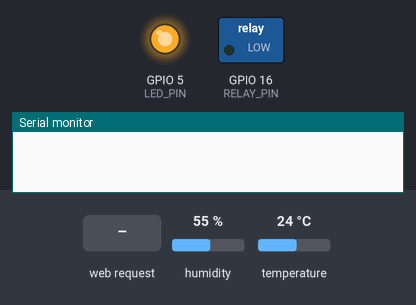
A sketch run on a simulated ESP8266 (NodeMCU). Shown: switched loads named in the sketch (green lamp = pin HIGH), output pins drawn as LEDs (lit = HIGH), the last lines printed to the serial monitor. The inputs (shaded band) are chosen by the test bench; at power-on: temperature 24 °C, humidity 55 %. WiFi joins after 1.5 s; servers stay silent unless stated.

Above: at 0.1 s.
At 3.7 s:
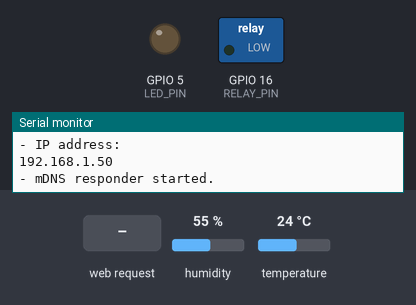
3.8 s: HTTP request GET /status received
5.3 s: HTTP request GET /on received
6.8 s: temperature set to 22.9 °C
11.2 s: temperature set to 21.6 °C
At 15.8 s:
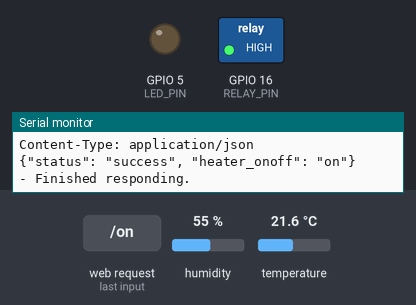
16.5 s: HTTP request GET /off received
Timing chart, 0 to 19.0 s (numbered marks = the images above; inputs shaded):
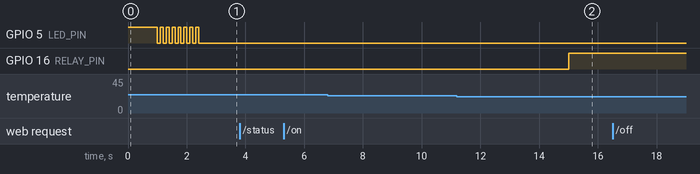

Measured:
- the behaviour switches between 22.3 and 22.2 °C on temperature (found by bisection; images 1 and 2)
- after the input at 6.8 s, every drawn part: stays the same
- after the input at 11.2 s, GPIO 16 (RELAY_PIN): LOW → HIGH after 3.8 s

The sketch:

wifi-arudino-thermostat.ino
```cpp
#include <ESP8266WiFi.h>
#include <ESP8266mDNS.h>
#include "DHT.h"

/*
WiFi-connected Heater Thermostat, by Thomas Smith (@itsmetomsmith), 12/2015

Please read README.md for more information at https://github.com/thomasesmith/wifi-arduino-thermostat

Requires the Adafruit DHT Sensor Library be installed in to your Arduino libraries: https://github.com/adafruit/DHT-sensor-library.

This code will connect your Thing to your WiFi AP and then respond with JSON to the following http requests:

http://heater.local/status   Returns status information
http://heater.local/on       Turns heater system on, responds with confirmation
http://heater.local/off      Turns heater system off, responds with confirmation
http://heater.local/up       Adjusts threshold temperature up, responds with changed threshold value
http://heater.local/down     Adjusts threshold temperature down, responds with changed threshold value
*/

#define DHT_PIN 12      // Set the pin number to use to read your DHT sensor
#define DHTTYPE DHT22   // Set to 'DHT22' or 'DHT11', depending on which sensor you're using
#define LED_PIN 5       // Set the pin number of your status LED (5 is the Thing's on-board LED)
#define RELAY_PIN 16    // Set the pin number of your your relay

// Set your AP's WiFi connection parameters
const char WiFiSSID[] = ""; // Your APs SSID name
const char WiFiPSK[] =  ""; // Your APs WiFi Key


////////////////////////////////////////////

float TEMP_THRESHOLD = 72.0;    // Sets a power-up default of threshold temp.
float CURRENT_TEMP = 0;         // This will get set on power-up, and then continually
float CURRENT_RH = 0;           // This will get set on power-up, and then continually

unsigned long MILLIS_OF_LAST_POLL = 0;
unsigned long MILLIS_OF_LAST_HEATER_TURN_ON = 0;

int HEATER_POWER = 0; // Stores power on/off

WiFiServer server(80);
DHT dht(DHT_PIN, DHTTYPE);

void setup()
{
    initHardware();
    connectWiFi();
    server.begin();
    setupMDNS();
    dht.begin();

    getTemp(); // To set the CURRENT_TEMP var on boot
    getRH(); // To set the CURRENT_RH var on boot
}

void loop()
{
    unsigned long currentMillis = millis();

    // Poll the temperature from the DHT about every 5 seconds
    if ((currentMillis - MILLIS_OF_LAST_POLL) > 5000) {
        getTemp(); // Sets the CURRENT_TEMP var
        getRH(); // Sets the CURRENT_RH var
        MILLIS_OF_LAST_POLL = currentMillis;
    }

    // Check if a client has connected
    WiFiClient client = server.available();

    if (!client) {

        if (CURRENT_TEMP < (TEMP_THRESHOLD) && HEATER_POWER == 1) {
            digitalWrite(RELAY_PIN, HIGH); // Close the thermostat circuits ( heater on)
            MILLIS_OF_LAST_HEATER_TURN_ON = currentMillis; // Log millis of last power-on
        } else {
            if ((currentMillis - MILLIS_OF_LAST_HEATER_TURN_ON) > 90000) {
                // If the heater was turned on, we should let it run for at least 90 seconds
                // before letting the code turn it off, regardless of whether or not the
                // threshold temperature has been reached or exceeded.
                // Without this delay, the relay (and heater) will tick on and off frantically
                // when the room nears the threshold temperature.

                digitalWrite(RELAY_PIN, LOW); // Open the thermostat circuit (heater off)
            }
        }

        return; // This iteration of the main loop will end here...
    }

    // but if there was an http request...

    // Get the first line of the request
    String req = client.readStringUntil('\r');
    Serial.println(req);
    client.flush();

    String httpResponseCode = "200 OK"; // Set this to 200 by default. Overwrite if necessary
    String jsonResponse = ""; // Here's where we'll put our JSON output

    int heaterOnOff = digitalRead(RELAY_PIN); // Gets the current status of the relay

    if (req.indexOf("/status") != -1) {
        jsonResponse =  "{\"status\": \"success\", ";
        jsonResponse += "\"temperature_fahrenheit\": " + String(CURRENT_TEMP) + ", \"relative_humidity_percentage\": " + String(CURRENT_RH) + ",";
        jsonResponse += "\"heater_onoff\": \"";

        if (HEATER_POWER == 1) {
            jsonResponse +=  "on";
        } else {
            jsonResponse +=  "off";
        }

        jsonResponse += "\", ";
        jsonResponse += "\"heater_currently_running\": \"";

        if (heaterOnOff == 1) {
            jsonResponse +=  "yes";
        } else {
            jsonResponse +=  "no";
        }

        jsonResponse += "\", ";
        jsonResponse += "\"threshold_temp\": " + String(TEMP_THRESHOLD) + " ";
        jsonResponse += "}";
    } else if (req.indexOf("/on") != -1) {
        HEATER_POWER = 1;
        jsonResponse = "{\"status\": \"success\", ";
        jsonResponse += "\"heater_onoff\": \"on\"}";
    } else if (req.indexOf("/off") != -1) {
        HEATER_POWER = 0;
        jsonResponse = "{\"status\": \"success\", ";
        jsonResponse += "\"heater_onoff\": \"off\"}";
    } else if (req.indexOf("/down") != -1) {
        TEMP_THRESHOLD--;
        jsonResponse = "{\"status\": \"success\", \"threshold_temp\": " + String(TEMP_THRESHOLD) + "}";
    } else if (req.indexOf("/up") != -1) {
        TEMP_THRESHOLD++;
        jsonResponse = "{\"status\": \"success\", \"threshold_temp\": " + String(TEMP_THRESHOLD) + "}";
    } else {
        // Any other requests we'll get back a 501
        httpResponseCode = "501 Not Implemented";
        jsonResponse = "{\"status\": \"error\"}";
    }

    client.flush();

    // Prepare the HTTP response
    String s = "HTTP/1.1 ";
    s += httpResponseCode;
    s += "\r\n";
    s += "Content-Type: application/json\r\n\r\n";
    s += jsonResponse;

    // Send the response to the client and the console
    Serial.println("- Responding...");
    Serial.println(s);
    client.print(s);
    delay(1);

    Serial.println("- Finished responding.");
}

void connectWiFi()
{
    byte ledStatus = LOW;
    delay(1000); // Wait 1 second after power-up to begin trying to connect to WiFi

    Serial.println();
    Serial.println("- Connecting to: " + String(WiFiSSID));

    // Set WiFi mode to station (as opposed to AP or AP_STA)
    WiFi.mode(WIFI_STA);

    // WiFI.begin([ssid], [passkey]) initiates a WiFI connection
    // to the stated [ssid], using the [passkey] as a WPA, WPA2,
    // or WEP passphrase.
    WiFi.begin(WiFiSSID, WiFiPSK);

    // Use the WiFi.status() function to check if the ESP8266
    // is connected to a WiFi network.
    while (WiFi.status() != WL_CONNECTED) {
        digitalWrite(LED_PIN, ledStatus);
        ledStatus = (ledStatus == HIGH) ? LOW : HIGH;

        delay(100); // Necessary delay to let the ESP8266 do some stuff
    }

    Serial.println("- WiFi connected!");
    Serial.println("- IP address: ");
    Serial.println(WiFi.localIP());
}

void setupMDNS()
{
    // MDNS.begin(<domain>) will set up an mDNS that you can point to
    // "<domain>.local". I have set it here as "heater"

    if (!MDNS.begin("heater"))  {   // will respond to http://heater.local/
        Serial.println("- Error setting up MDNS responder! Use IP address.");

        while(1) {
            delay(1000);
        }
    }

    Serial.println("- mDNS responder started.");
}

void initHardware()
{
    Serial.begin(9600);

    pinMode(LED_PIN, OUTPUT);
    pinMode(RELAY_PIN, OUTPUT);

    digitalWrite(LED_PIN, HIGH);
    digitalWrite(RELAY_PIN, LOW);
}

String getTemp()
{
    float f = dht.readTemperature(true); // 'true' argument returns degrees in Fahrenheit
    String r = "";

    if (isnan(f)) {
        r += "0";
        return r;
    }

    r += f;

    if (CURRENT_TEMP != f) {
        CURRENT_TEMP = f;
    }

    return r;
}

String getRH()
{
    float h = dht.readHumidity();
    String r = "";

    if (isnan(h)) {
        r += "0";
        return r;
    }

    r += h;

    if (CURRENT_RH != h) {
        CURRENT_RH = h;
    }

    return r;
}
```
